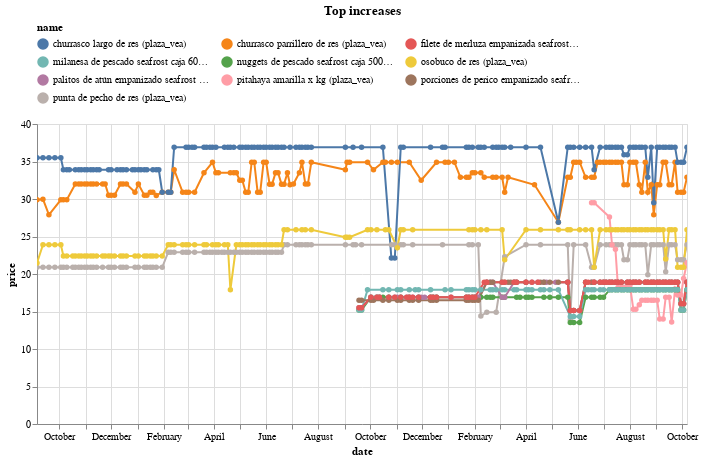

Notebook code for this chart:
### Code cell
(top_changes_abs
 .sort_values('change')
 .tail(10)
 .pipe(plot_changes, 'Top increases')
)

### Figure 1 — Vega-Lite specification as saved in the notebook (floating-point values rounded to 4 significant figures; data arrays with more than 128 entries replaced by an {"elided": "..."} marker saying what was removed)
{"config": {"view": {"continuousWidth": 300, "continuousHeight": 300}, "legend": {"columns": 3, "orient": "top"}}, "data": {"name": "data-681a2df7f40288f18ae24b2a89dc6312"}, "mark": {"type": "line", "point": true}, "encoding": {"color": {"field": "name", "scale": {"domain": ["churrasco largo de res (plaza_vea)", "churrasco parrillero de res (plaza_vea)", "filete de merluza empanizada seafrost caja 500g (plaza_vea)", "milanesa de pescado seafrost caja 600g (plaza_vea)", "nuggets de pescado seafrost caja 500g (plaza_vea)", "osobuco de res (plaza_vea)", "palitos de atún empanizado seafrost caja 500g (plaza_vea)", "pitahaya amarilla x kg (plaza_vea)", "porciones de perico empanizado seafrost caja 500g (plaza_vea)", "punta de pecho de res (plaza_vea)"]}, "type": "nominal"}, "tooltip": [{"field": "name", "type": "nominal"}, {"field": "price", "type": "quantitative"}, {"field": "last_price", "type": "quantitative"}], "x": {"field": "date", "type": "temporal"}, "y": {"field": "price", "type": "quantitative"}}, "params": [{"name": "param_11", "select": {"type": "point", "fields": ["name"]}, "bind": "legend"}, {"name": "param_12", "select": {"type": "interval", "encodings": ["x", "y"]}, "bind": "scales"}], "title": "Top increases", "transform": [{"filter": {"param": "param_11"}}], "width": 650, "$schema": "https://vega.github.io/schema/vega-lite/v5.20.1.json", "datasets": {"data-681a2df7f40288f18ae24b2a89dc6312": {"elided": "891 records"}}}
